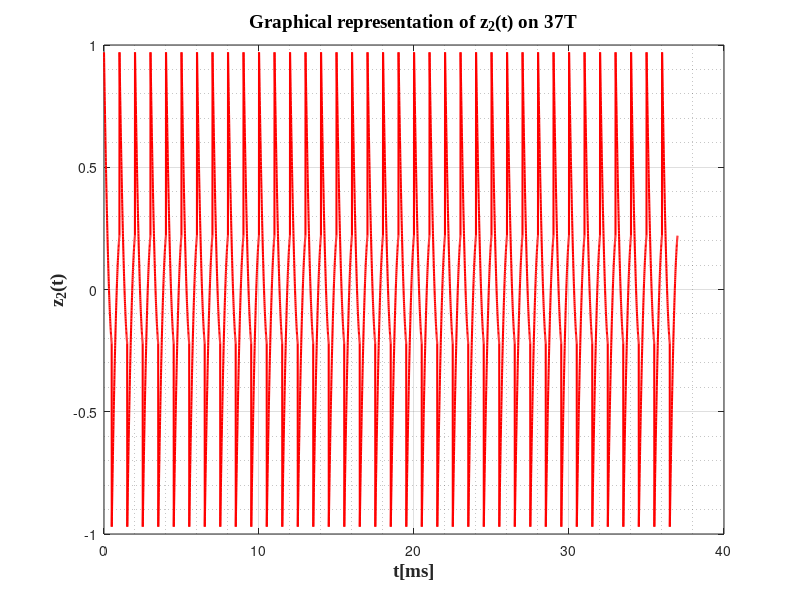

This chart was generated by the following MATLAB code:
%z2(t) 
T_2=1;
t = linspace(0,1,100);
x = 0.86*t.^2-2.05*t+0.97;
v=ones(1,74);
for i=1:37*2
   if mod(i,2) == 0
       v(i)=-v(i);
   end
end
z2=x'*v;
z2=z2(:);
T2=linspace(0,37*T_2,(T_2+1)*37*100);
T2=T2(:);
plot(T2,z2-0,'r','LineWidth',1.5);
grid on;
grid minor;
xlabel('t[ms]', 'fontweight', 'bold', 'fontsize', 14, 'FontName', 'Times New Roman');
ylabel('z_{2}(t)','fontweight','bold','fontsize', 14, 'FontName', 'Times New Roman');
title('Graphical representation of z_{2}(t) on 37T','fontweight','bold','fontsize',14, 'FontName', 'Times New Roman');
